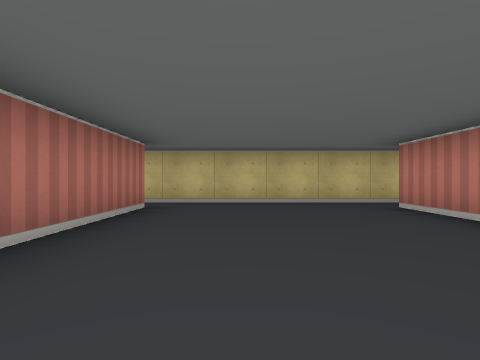
View 1 (above)

17 first-person views from a walk through a cub3D level. The camera is about half as high as the walls, looks level and sees 80° across. The floor is counted in squares. Each view is taken from the middle of a square. On the plan, view 1 faces up. The plan holds only what a view shows up to about 9 squares ahead; the rest is blank.

View 2
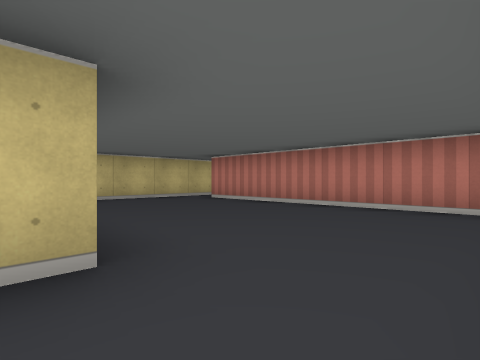

View 3
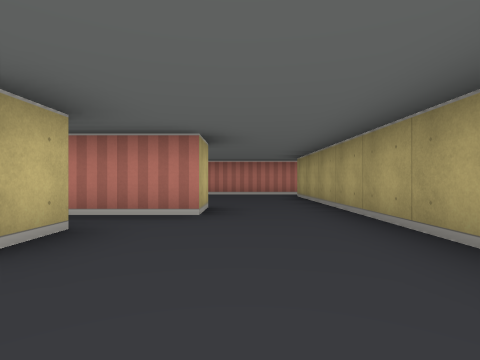

View 4
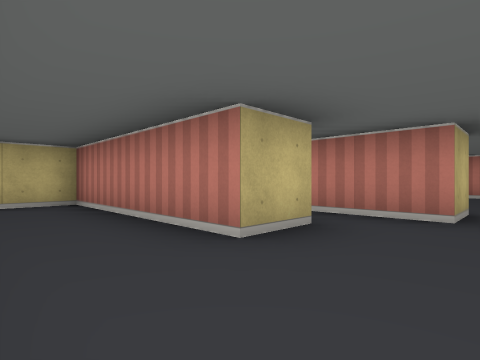

View 5
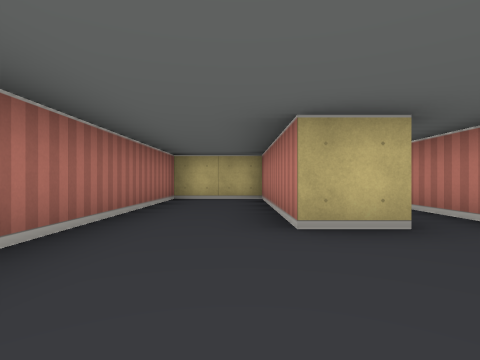

View 6
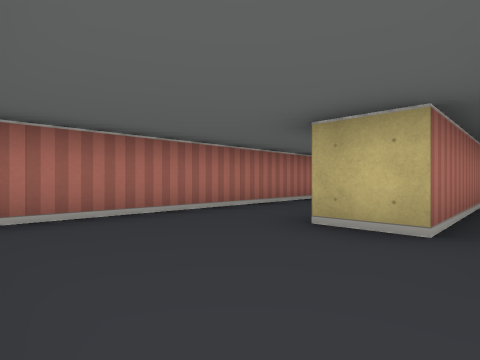

View 7
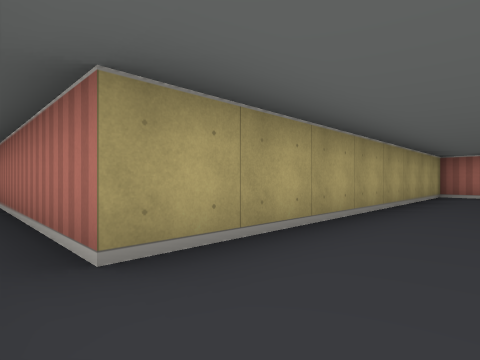

View 8
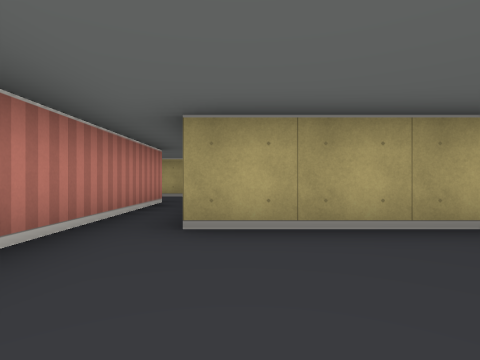

View 9
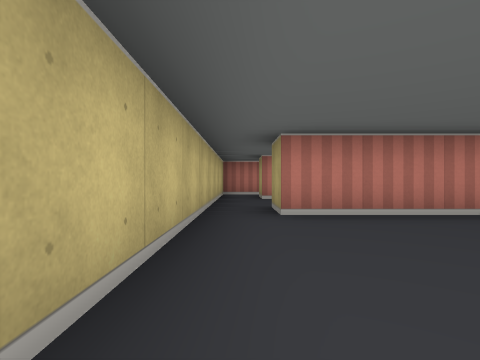

View 10
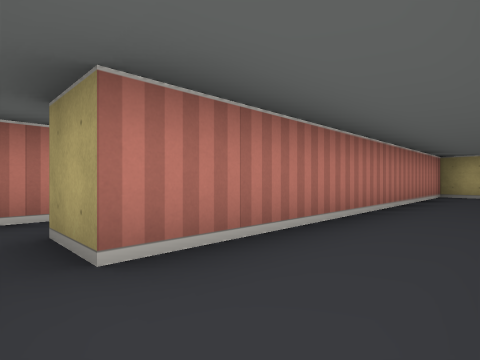

View 11
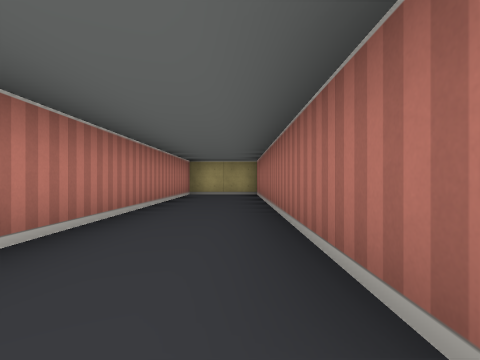

View 12
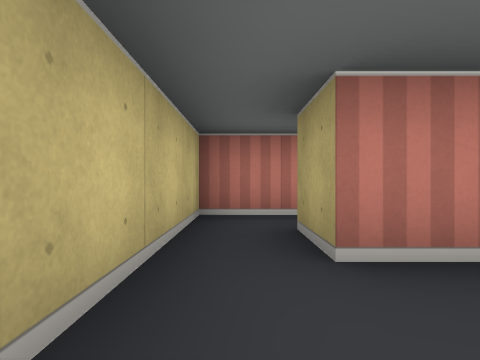

View 13
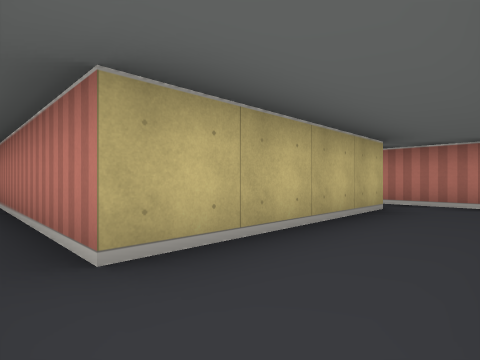

View 14
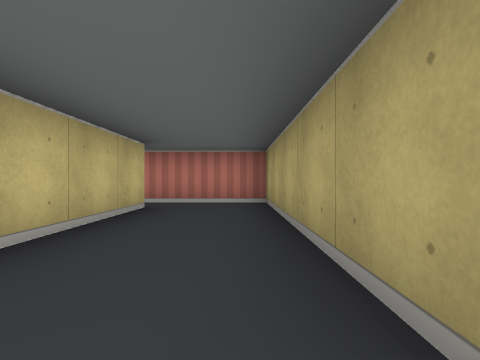

View 15
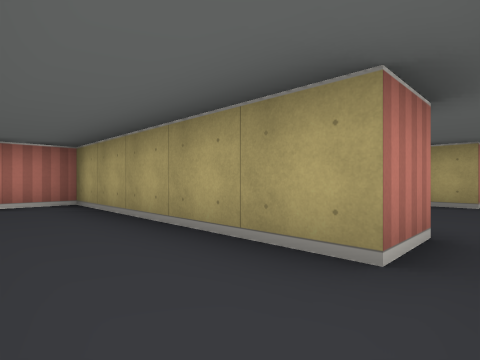

View 16
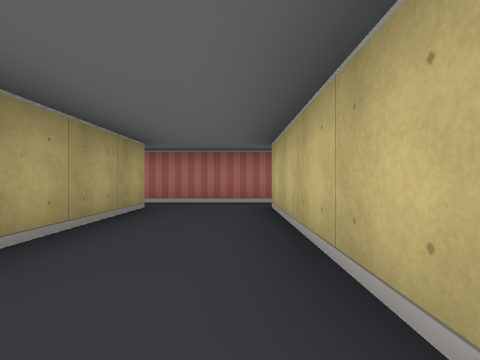

View 17
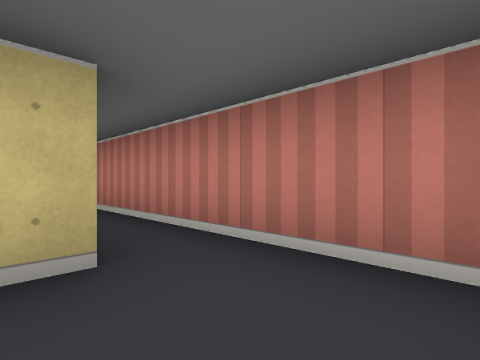

### Floor plan
Points are (right, up) in squares from view 1. A wall is a line through its corners. A room is listed if a view was taken in it or the views show most of it. See-through windows are left out.
Room 1 (views 1, 2, 7, 8, 9)
walls: (-1.5, 0.5) (-2.5, 0.5); (-1.5, 4.5) (-1.5, 1.8); (-2.5, -1.5) (1.5, -1.5) (1.5, -4.4); (2.6, 5.5) (-1.9, 5.5); (2.5, -4.5) (2.5, 4.5)
ways out: opening at (-2, -0.5) to room 2; opening at (-2, 5) to room 2; opening at (3, 5) to room 3; opening at (2, -5) to room 4
Room 2 (views 3, 4, 5, 6)
walls: (-2.5, 0.5) (-2.5, 3.2); (-3.5, 4.6) (-3.5, 1.5) (-4.5, 1.5) (-4.5, 5.5) (-6.5, 5.5) (-6.5, -1.5) (-2.5, -1.5)
ways out: opening at (-2, -0.5) to room 1; opening at (-2, 5) to room 1
Room 3 (views 10, 11, 12)
walls: (2.5, 4.5) (3.5, 4.5) (3.5, -3.5) (5.5, -3.5) (5.5, 4.5); (5.5, 5.5) (2.6, 5.5)
ways out: opening at (3, 5) to room 1; opening at (6, 5) to room 4
Room 4 (views 13, 14, 15, 16, 17)
walls: (6.5, -4.5) (2.5, -4.5); (1.5, -4.4) (1.5, -6.9); (2.5, -7.5) (2.5, -6.5) (7.5, -6.5) (7.5, -1.5); (7.5, 4.2) (7.5, 5.5) (5.5, 5.5); (5.5, 4.5) (6.5, 4.5)
ways out: opening at (2, -5) to room 1; opening at (6, 5) to room 3; opening at (2, -7)

Where each view was taken, in squares from view 1:
view 1: 0 up, 0 right, facing up
view 2: 1 down, 2 left, facing up-right
view 3: 0 up, 6 left, facing right
view 4: 0 up, 6 left, facing up-right
view 5: 1 down, 5 left, facing up
view 6: 1 down, 3 left, facing up-left
view 7: 0 up, 2 right, facing down-left
view 8: 1 up, 1 right, facing down
view 9: 5 up, 1 left, facing right
view 10: 5 up, 4 right, facing down-right
view 11: 5 up, 4 right, facing down
view 12: 5 up, 4 right, facing right
view 13: 6 down, 2 right, facing up-right
view 14: 6 down, 2 right, facing right
view 15: 5 down, 2 right, facing down-right
view 16: 5 down, 7 right, facing left
view 17: 6 down, 6 right, facing up-right
